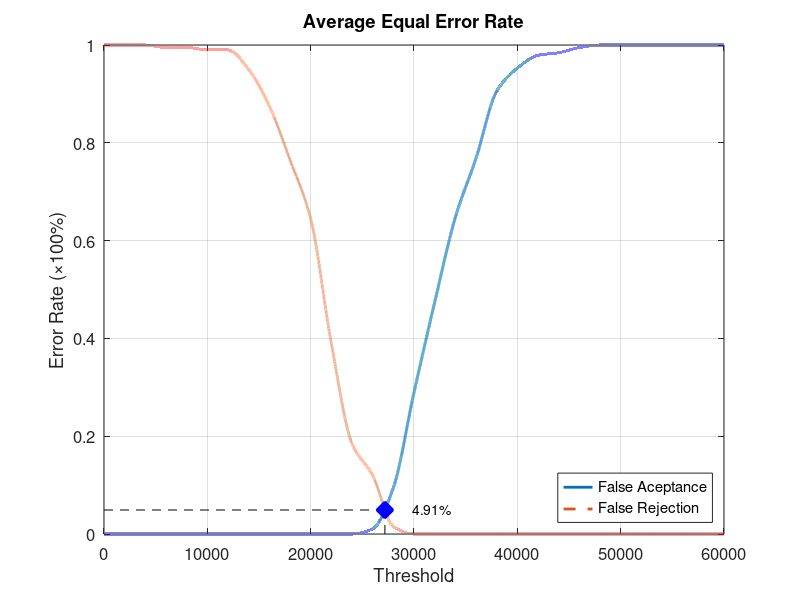
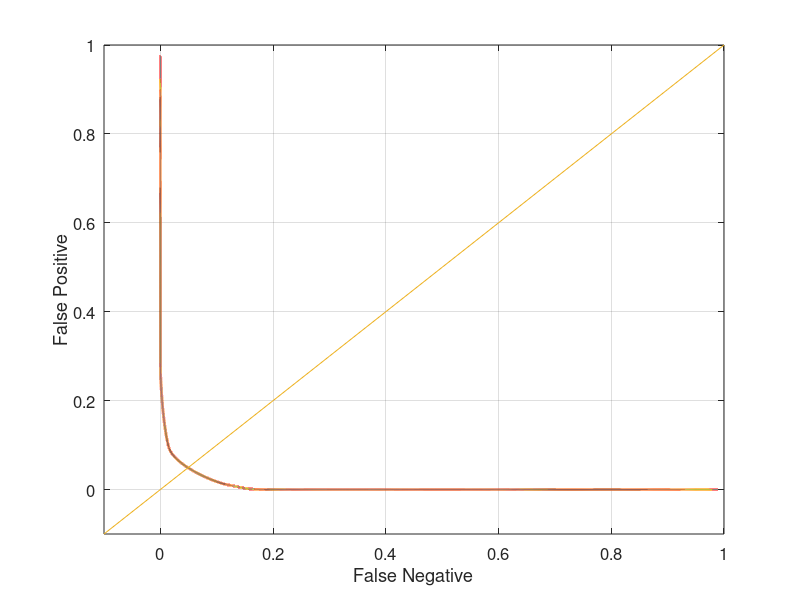

Write MATLAB code to recreate these figures, in order.
function yEER = Database4_4
close all;
clear;
clc;
x = 0:2000:60000;
xq = 0:0.5:60000;

y0 = [0 0 0 0 0 0 0 0 0 0 0 0 0 0.0105263 0.0947368 0.289474 0.473684 0.647368 0.768421 0.905263 0.952632 0.978947 0.984211 0.994737 1 1 1 1 1 1 1];
yy0 = interp1(x, y0, xq, 'pchip');
y1 = [1 1 1 0.995 0.995 0.99 0.99 0.95 0.875 0.765 0.645 0.39 0.185 0.12 0.015 0 0 0 0 0 0 0 0 0 0 0 0 0 0 0 0];
yy1 = interp1(x, y1, xq, 'pchip');

% Calculating EER: 
y2 = abs(y0 - y1);
find(y2 == min(y2))
yy2 = abs(yy0 - yy1);
xEER = find(yy2 == min(yy2));
xEERIndex = xq(xEER) % X-axis EER
yEER = yy0(xEER) % Y-axis EER

main = figure
plot(xq, yy0,'-','LineWidth', 2);	hold on
plot(xq, yy1,'--','LineWidth', 2);	hold on
plot([xEERIndex xEERIndex], [0 yEER], 'k--');	hold on
plot([0 xEERIndex], [yEER yEER], 'k--');	hold on
plot(xEERIndex, yEER, 'bx', 'LineWidth', 10);	hold on
text(xEERIndex + 10 * xEERIndex / 100, yEER, [num2str(round((10000 * yEER)) / 100) '%'])
legend('False Aceptance', 'False Rejection', 'Location', 'SouthEast')
xlabel('Threshold')
ylabel('Error Rate (\times100%)')
title('Average Equal Error Rate')
set(gca, 'FontSize', 12)
axis([0 60000 0 1])
grid on

print(main, 'Database4_4Main', '-dpng');
FNRxFPR = figure('Color', [1 1 1]);
plot(yy1, yy0, '-', yy1, yy0, 'LineWidth', 2);
hold on
y = -0.1:0.1:1
plot(y, y); 
set(gca, 'FontSize', 12)
xlabel('False Negative')
ylabel('False Positive')
axis([-0.1 1 -0.1 1])
set(gca, 'FontSize', 12)
grid on

print(FNRxFPR, 'Database4_4FNRxFPR','-dpng');
end
